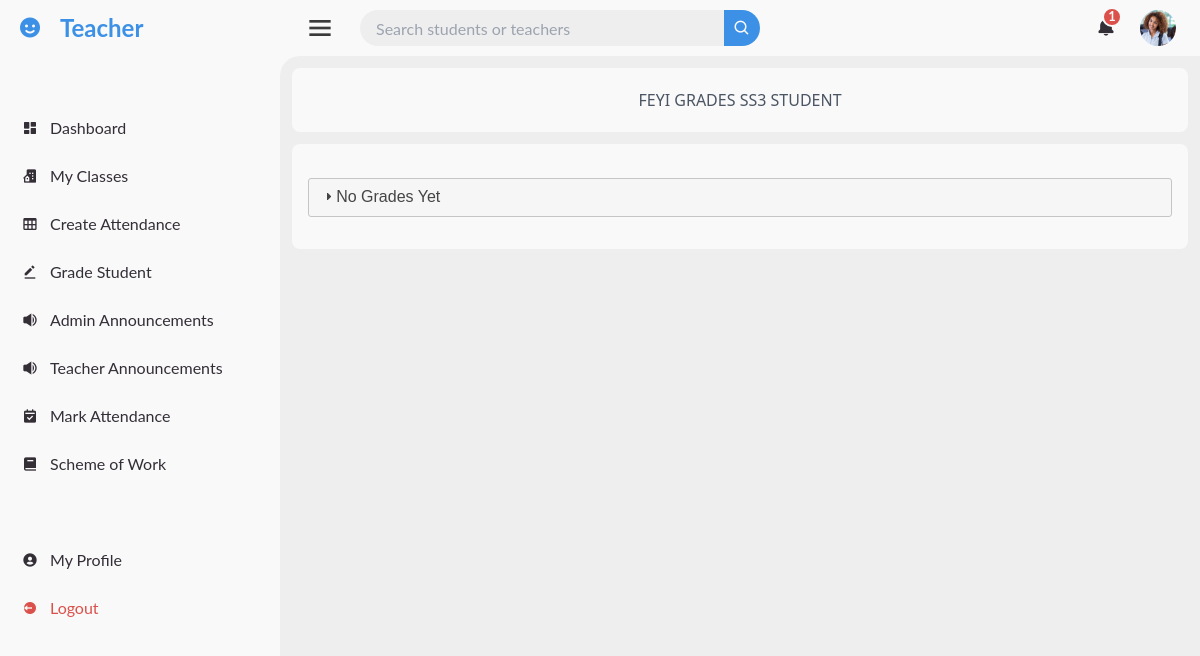
Page /admin_dashboard/mystudents/details/grades/4/ (signed in) on the committed database.
### accounts/models.py (models this page shows, shortened)
class CustomUser(AbstractUser):
    email = models.EmailField(unique=True)
    is_approved = models.BooleanField(default=False)
    is_teacher = models.BooleanField(default=False)
    is_student = models.BooleanField(default=False)
    profile_photo = models.ImageField(upload_to='profile_photo/', default='default.jpg', blank=True, null=True)
    USERNAME_FIELD = 'email'
    REQUIRED_FIELDS = ['first_name', 'last_name']
    objects = CustomUserManager()

### administration/models.py (models this page shows)
class Student(models.Model):
    user = models.OneToOneField(User, on_delete=models.CASCADE, related_name="student_profile")
    student_class = models.ForeignKey(Class, on_delete=models.SET_NULL, null=True, related_name='students')
    home_address = models.TextField()
    parent_or_guardian_name = models.CharField(max_length=100)
    parent_or_guardian_phone_number = models.CharField(max_length=15)
    parent_email = models.EmailField(blank=True, null=True, default=None)
    def __str__(self):
        return f"{self.user.first_name} {self.user.last_name}"

### classes/models.py (models this page shows)
class Class(models.Model):
    name = models.CharField(max_length=100)
    subjects = models.ManyToManyField(Subject, related_name='classes')
    def __str__(self):
        return self.name

### teacher/views.py (the view)
# urls.py: path('admin_dashboard/mystudents/details/grades/<int:student_id>/', views.view_student_grades, name='view_student_grades'),
@login_required
def view_student_grades(request, student_id):
    if not request.user.is_teacher:
        return HttpResponseForbidden('You do not have permission to access this page.')
    student = get_object_or_404(Student, id=student_id)
    student_grade = StudentGradeModel.objects.filter(student=student).order_by('-day_created')
    if request.user.is_teacher:
        teacher = get_object_or_404(Teacher, user=request.user)
        teacher_subjects = teacher.subject.all()
        teacher_classes = teacher.classes.all()
    else:
        teacher = None
        teacher_subjects = []
        teacher_classes = []
    context = {
        'student': student,
        'grades': student_grade,
        'teacher_subjects': teacher_subjects,
        'teacher_classes': teacher_classes,
        'teacher': teacher,
    }
    return render(request, 'dashboards/all_teacher_pages/view_grade.html', context)

### administration/context_processors.py (called while the page is built)
def notifications(request):
    all_notification, total_notifications = get_admin_notification(request.user)
    return {
        'all_notification': all_notification,
        'total_notifications': total_notifications,
    }

### administration/views.py (called while the page is built, shortened)
def get_admin_notification(user):
    return [], 0

### pages/context_processors.py (called while the page is built)
def notifications(request):
    if request.user.is_authenticated:
        all_notifications, unread_notifications_count = get_user_notifications(request.user)
        return {
            'all_notifications': all_notifications,
            'unread_notifications_count': unread_notifications_count,
        }
    return {
        'all_notifications': [],
        'unread_notifications_count': 0,
    }

### pages/views.py (called while the page is built)
def get_user_notifications(user):
    notifications = Notification.objects.filter(user=user).order_by('-created_at')
    if user.is_student:
        grade_notifications = GradeNotification.objects.filter(recipient=user).order_by('-created_at')
        class_notifications = ClassNotification.objects.filter(user=user).order_by('-created_at')
    else:
        grade_notifications = []
        class_notifications = []
    all_notifications = sorted(
        chain(notifications, grade_notifications, class_notifications),
        key=attrgetter('created_at'),
        reverse=True
    )
    total_unread_count = (
        notifications.filter(is_read=False).count() +
        (grade_notifications.filter(is_read=False).count() if user.is_student else 0) +
        (class_notifications.filter(is_read=False).count() if user.is_student else 0)
    )
    return all_notifications, total_unread_count

### templates/dashboards/all_teacher_pages/view_grade.html (shortened to what this page needs)
{% extends 'dashboards/all_teacher_pages/base.html' %}
{% load static %}
{% block section %}
<p class="text-center p-5 mb-3 rounded-lg font-medium text-gray-600 m-3" style="background-color: #F9F9F9;">{{student|upper}} GRADES {{student.student_class|upper}} STUDENT</p>
<div class="py-8 px-4 m-3 rounded-lg" style="background-color: #F9F9F9;">
    <div id="accordion">
        {%if grades%}
        {% for grade in grades %}
            <h3 class="font-medium">
                {{ grade.student }}, {{ grade.term }} Grades {{ grade.year }}, <span class="font-semibold">{{ grade.subject }}</span>
            </h3>
            <div>
                <table>
                    <thead>
                        <tr>
                            <th class="border border-gray-300 px-2 py-3">Student</th>
                            <th class="border border-gray-300 px-2 py-3">Term</th>
                            <th class="border border-gray-300 px-2 py-3">Year</th>
                            <th class="border border-gray-300 px-2 py-3">Subject</th>
                            <th class="border border-gray-300 px-2 py-3">First Test (Score/Out Of)</th>
                            <th class="border border-gray-300 px-2 py-3">Second Test (Score/Out Of)</th>
                            <th class="border border-gray-300 px-2 py-3">Exam (Score/Out Of)</th>
                        </tr>
                    </thead>
                    <tbody>
                        <tr>
                            <td class="border border-gray-300 px-2 py-2">{{ grade.student }}</td>
                            <td class="border border-gray-300 px-2 py-2">{{ grade.term }}</td>
                            <td class="border border-gray-300 px-2 py-2">{{ grade.year }}</td>
                            <td class="border border-gray-300 px-2 py-2">{{ grade.subject }}</td>
                            {%if grade.first_test_score == None%}
                            <td class="border border-gray-300 px-2 py-2"></td>
                            {%else%}
                            <td class="border border-gray-300 px-2 py-2">{{ grade.first_test_score }} / {{ grade.out_of }}</td>
                            {%endif%}
                            {%if grade.second_test_score == None%}
                            <td class="border border-gray-300 px-2 py-2"></td>
                            {%else%}
                            <td class="border border-gray-300 px-2 py-2">{{ grade.second_test_score }} / {{ grade.out_of }}</td>
                            {%endif%}
                            {%if grade.exam_score == None%}
                            <td class="border border-gray-300 px-2 py-2"></td>
                            {%else%}
                            <td class="border border-gray-300 px-2 py-2">{{ grade.exam_score }} / {{ grade.out_of }}</td>
                            {%endif%}
                        </tr>
                    </tbody>
                </table>
                {% if request.user == teacher.user and grade.subject in teacher_subjects %}
                        <p class="p-3 font-normal">
                            <a href="{% url 'update_grade_student' student_id=student.id grade_id=grade.id %}" class="bg-blue-500 p-2 rounded-lg hover:bg-blue-300" style="color: white;">
                                <i class="fa-regular fa-pen-to-square fa-sm"></i><span>Update Grade</span>
                            </a>
                        </p>
                        <p class="p-3 font-normal">
                            <a href="{% url 'clear_grades' student_id=student.id grade_id=grade.id %}" class="bg-red-500 p-2 rounded-lg hover:bg-red-300" style="color: white;">
                                <i class="fa-solid fa-trash-can fa-sm"></i> <span>Delete Grade</span>
                            </a>
                        </p>
                    {% endif %}
            </div>
        {% endfor %}
        {%else%}
        <p>No Grades Yet</p>
        {%endif%}
    </div>
</div>
{% endblock section %}

### templates/dashboards/all_teacher_pages/base.html (shortened to what this page needs)
{%extends 'dashboards/base.html'%}
{%load static%}
{%block content%}
{% url 'teacher_class_list' as teacher_class_list %}
{% url 'teacher_dashboard' as teacher_dashboard %}
{% url 'select_class_attendance' as select_class_attendance %}
{% url 'grade_student_nav' as grade_student_nav %}
{% url 'annoucements' as annoucements%}
{% url 'teacher_details_page' as teacher_details_page %}
{% url 'Choose_class_to_mark' as Choose_class_to_mark %}
{%url 'scheme_of_work_class' as scheme_of_work_class%}
{%url 'view_teacher_notification' as view_teacher_notification%}
    <section id="sidebar">
        <a href="{{teacher_dashboard}}" class="brand">
            <i class='bx bxs-smile' ></i>
            <span class="text">Teacher</span>
        </a>
        <ul class="side-menu top">
            <li class="{%if request.path == teacher_dashboard%}active{%else%}{%endif%}">
                <a href="{{teacher_dashboard}}">
                    <i class='bx bxs-dashboard' ></i>
                    <span class="text">Dashboard</span>
                </a>
            </li>
            <li class="{%if request.path == teacher_class_list%}active{%else%}{%endif%}">
                <a href="{{teacher_class_list}}">
                    <i class='bx bxs-building-house' ></i>
                    <span class="text">My Classes</span>
                </a>
            </li>
            <li class="{%if request.path == select_class_attendance%}active{%else%}{%endif%}">
                <a href="{% url 'select_class_attendance'%}">
                    <i class='bx bx-table' ></i>
                    <span class="text">Create Attendance</span>
                </a>
            </li>
            <li class="{%if request.path == grade_student_nav%}active{%else%}{%endif%}">
                <a href="{{grade_student_nav}}">
                    <i class='bx bxs-edit-alt'></i>
                    <span class="text">Grade Student</span>
                </a>
            </li>
            <li class="{%if request.path == annoucements%}active{%else%}{%endif%}">
                <a href="{{annoucements}}">
                    <i class='bx bxs-volume-full' ></i>
                    <span class="text">Admin Announcements</span>
                </a>
            </li>
            <li class="{%if request.path == view_teacher_notification%}active{%else%}{%endif%}">
                <a href="{{view_teacher_notification}}">
                    <i class='bx bxs-volume-full' ></i>
                    <span class="text">Teacher Announcements</span>
                </a>
            </li>
            <li class="{%if request.path == Choose_class_to_mark%}active{%else%}{%endif%}">
                <a href="{% url 'Choose_class_to_mark'%}">
                    <i class='bx bxs-calendar-check'></i>
                    <span class="text">Mark Attendance</span>
                </a>
            </li>
            <li class="{% if request.path == scheme_of_work_class %}active{% endif %}">
                <a href="{{scheme_of_work_class}}">
                    <i class='bx bxs-book'></i>
                    <span class="text">Scheme of Work</span>
                </a>
            </li>
        </ul>
    <ul class="side-menu">
        <li class="{%if request.path == teacher_details_page%}active{%else%}{%endif%}">
            <a href="{%url 'teacher_details_page'%}">
                <i class='bx bxs-user-circle' ></i>
                <span class="text">My Profile</span>
            </a>
        </li>
        <li>
            <a href="{%url 'logout'%}" class="logout">
                <i class='bx bxs-log-out-circle' ></i>
                <span class="text">Logout</span>
            </a>
        </li>
    </ul>
    </section>
    <section id="content">
         <nav>
            <i class='bx bx-menu' style="font-size: 32px; color: rgb(58, 58, 58);"></i>
            <form method="GET" action="{% url 'teacher_search_results_view' %}">
                <div class="form-input">
                    <input type="search" name="query" placeholder="Search students or teachers">
                    <button type="submit" class="search-btn"><i class='bx bx-search'></i></button>
                </div>
            </form>
            <a href="#" class="notification" id="notificationBell">
                <i class='bx bxs-bell'></i>
                <span class="num">{{ unread_notifications_count }}</span>
            </a>
            <a href="{%url 'teacher_details_page'%}" class="profile">
                <img src="{{ request.user.profile_photo.url }}" alt="Profile Photo">
            </a>
         </nav>
        {%block section%}
        {%endblock section%}
    </section>
{%endblock content%}

### static/css/dashboard.css (style rules this page uses)
* { margin: 0; padding: 0; box-sizing: border-box; }
a { text-decoration: none; }
li { list-style: none; }
:root { --poppins: 'Poppins', sans-serif; --lato: 'Lato', sans-serif; --light: #F9F9F9; --blue: #3C91E6; --light-blue: #CFE8FF; --grey: #EEE; --dark-grey: #AAAAAA; --dark: #342E37; --red: #DB504A; --yellow: #FFCE26; --light-yellow: #FFF26C; --orange: #FD7238; --light-orange: #ffc19e; }
html { overflow-x: hidden; }
body { background: var(--grey); }
#sidebar { position: fixed; top: 0; left: 0; width: 280px; height: 100%; background: var(--light); z-index: 1000; font-family: var(--lato); transition: .3s ease; overflow-x: hidden; }
#sidebar .brand { font-size: 24px; font-weight: 700; height: 56px; display: flex; align-items: center; color: var(--blue); }
#sidebar .brand .bx { min-width: 60px; display: flex; justify-content: center; }
#sidebar .side-menu { width: 100%; margin-top: 48px; }
#sidebar .side-menu li { height: 48px; background: transparent; margin-left: 6px; border-radius: 48px 0 0 48px; padding: 4px; }
#sidebar .side-menu li a { width: 100%; height: 100%; background: var(--light); display: flex; align-items: center; border-radius: 48px; font-size: 16px; color: var(--dark); white-space: nowrap; overflow-x: hidden; }
#sidebar .side-menu li a .bx { min-width: calc(60px - ((4px + 6px) * 2)); display: flex; justify-content: center; }
#sidebar .side-menu li .logout { color: var(--red); }
#content { position: relative; width: calc(100% - 280px); left: 280px; transition: .3s ease; }
#content nav { height: 56px; background: var(--light); padding: 0 24px; display: flex; align-items: center; grid-gap: 24px; font-family: var(--lato); position: relative; }
#content nav::before { content: ''; position: absolute; width: 40px; height: 40px; bottom: -40px; left: 0; border-radius: 50%; box-shadow: -20px -20px 0 var(--light); }
#content nav a { color: var(--dark); }
#content nav .bx.bx-menu { cursor: pointer; }
#content nav form { max-width: 400px; width: 100%; margin-right: auto; }
#content nav form .form-input { display: flex; align-items: center; height: 36px; }
#content nav form .form-input input { flex-grow: 1; padding: 0 16px; height: 100%; border: none; background: var(--grey); border-radius: 36px 0 0 36px; outline: none; }
#content nav form .form-input button { width: 36px; height: 100%; display: flex; justify-content: center; align-items: center; background: var(--blue); color: var(--light); font-size: 18px; border: none; outline: none; border-radius: 0 36px 36px 0; cursor: pointer; }
#content nav .notification { font-size: 20px; position: relative; }
#content nav .notification .num { position: absolute; top: -6px; right: -6px; width: 20px; height: 20px; border-radius: 50%; border: 2px solid var(--light); background: var(--red); color: var(--light); font-weight: 700; font-size: 13px; display: flex; justify-content: center; align-items: center; }
#content nav .profile img { width: 36px; height: 36px; object-fit: cover; border-radius: 50%; }

### rows in the picture
CustomUser: user.profile_photo (picture)
Student: user.last_name "FEYI", student_class "SS3"

### other values in the picture
{{ unread_notifications_count }} "1"
